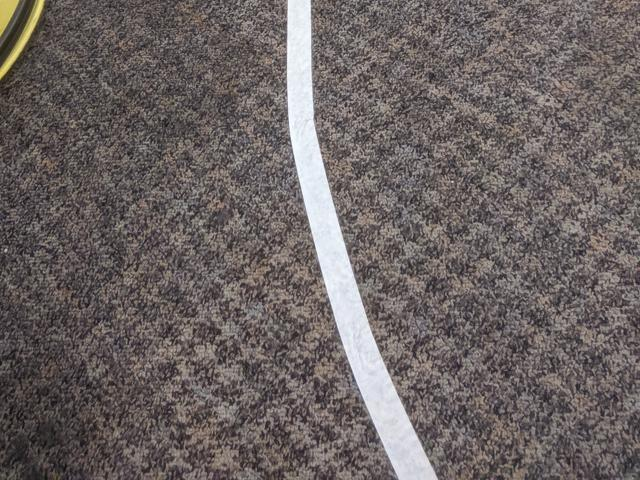
#> input picture opencv_test/images/1.jpg, 640 x 480 px; its folder holds only this picture in this run
$ python extremePoints.py
#> lines starting #> are read from the running program, lines starting #| are printed output that depends on the picture; after the words box and inside, x2 and y2 are one past the last pixel; in counts of white or black regions, pixels touching at a corner belong together
# test finidng the furthest point
import cv2
import numpy as np
import os
import imutils

# Set whether images should be displayed/saved
show = True
write = False

def main():
    # Read image
    for f in range(1,42):
        img = cv2.imread('images/{}.jpg'.format(f))
#> img is the input picture: shape (480, 640, 3); mean B, G, R 98.6, 99.5, 107.4
        showProcessed(img)

def showProcessed(img):
    # Image processing

    # load the image, convert it to grayscale, and blur it slightly
    gray = cv2.cvtColor(img, cv2.COLOR_BGR2GRAY)
    gray = cv2.GaussianBlur(gray, (5, 5), 0)
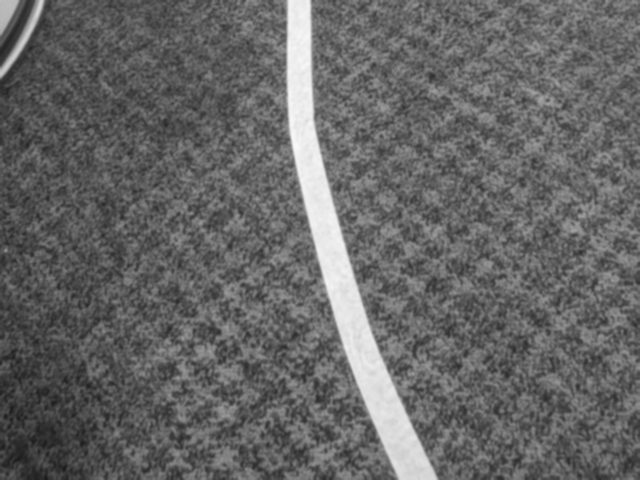
#> gray: shape (480, 640); min 27, max 248, mean 101.8

    # threshold the image, then perform a series of erosions +
    # dilations to remove any small regions of noise
    thresh = cv2.threshold(gray, 190, 255, cv2.THRESH_BINARY)[1]
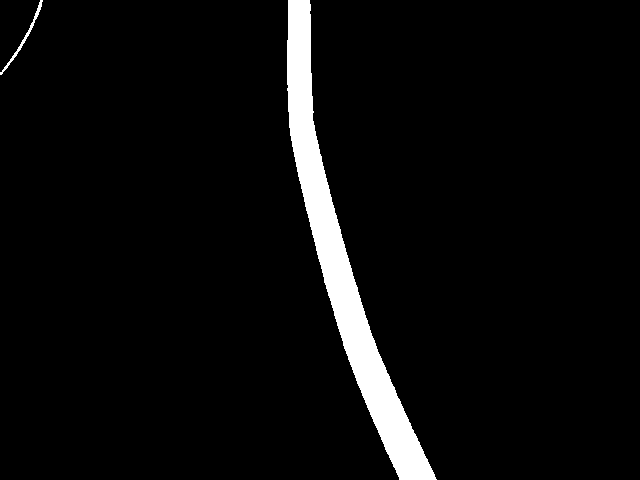
#> thresh: shape (480, 640); 4.7% white; 2 white regions, box (x1, y1, x2, y2) and area: (287, 0, 437, 480) 14212, (0, 0, 43, 75) 241
    thresh = cv2.erode(thresh, None, iterations=2)
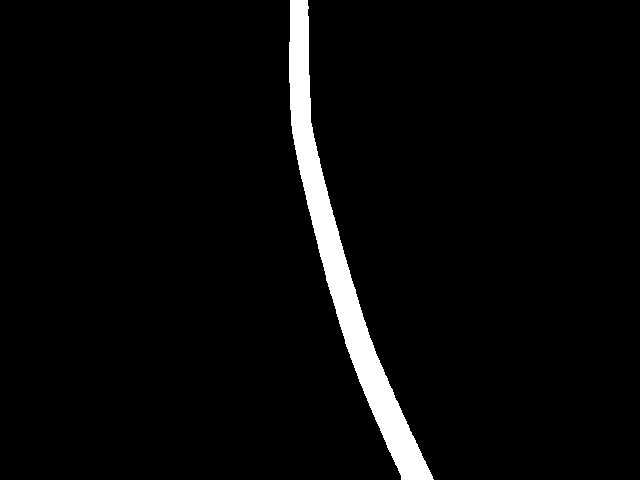
#> thresh: shape (480, 640); 3.8% white; 1 white region, box (x1, y1, x2, y2) and area: (289, 0, 434, 480) 11804
    thresh = cv2.dilate(thresh, None, iterations=2)
#> thresh: shape (480, 640); 4.6% white; 1 white region

    # find contours in thresholded image, then grab the largest
    # one
    cnts = cv2.findContours(thresh.copy(), cv2.RETR_EXTERNAL,cv2.CHAIN_APPROX_SIMPLE)
#> cnts = 1 contour; box (x1, y1, x2, y2) and area: (287, 0, 436, 480) 13698
    cnts = imutils.grab_contours(cnts)
    c = max(cnts, key=cv2.contourArea)
#> c = contour of 466 points, box (x1, y1, x2, y2) (287, 0, 436, 480), area 13698

    # determine the most extreme points along the contour
    extLeft = tuple(c[c[:, :, 0].argmin()][0])
#> extLeft = (287, 40)
    extRight = tuple(c[c[:, :, 0].argmax()][0])
#> extRight = (435, 479)
    extTop = tuple(c[c[:, :, 1].argmin()][0])
#> extTop = (288, 0)
    extBot = tuple(c[c[:, :, 1].argmax()][0])
#> extBot = (399, 479)

    # draw the outline of the object, then draw each of the
    # extreme points, where the left-most is red, right-most
    # is green, top-most is blue, and bottom-most is teal
    cv2.drawContours(img, [c], -1, (0, 255, 255), 2)
    cv2.circle(img, extLeft, 8, (0, 0, 255), -1)
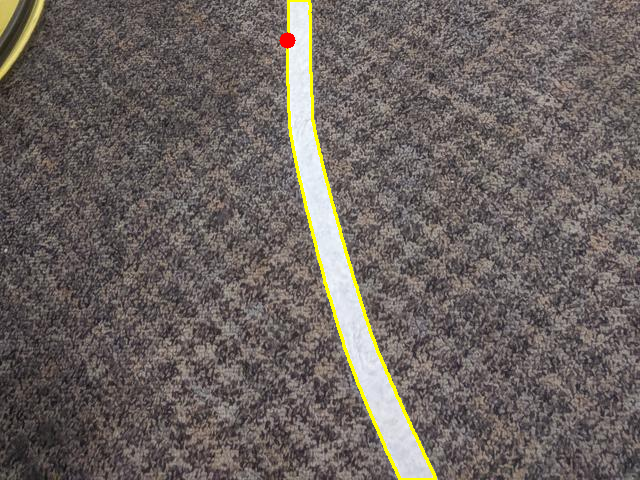
#> img: shape (480, 640, 3); mean B, G, R 96.1, 100, 108
    cv2.circle(img, extRight, 8, (0, 255, 0), -1)
#> img: shape (480, 640, 3); 0.03% of pixels changed, all inside (x1, y1, x2, y2) = (427, 471, 444, 480)
    cv2.circle(img, extTop, 8, (255, 0, 0), -1)
#> img: shape (480, 640, 3); mean B, G, R 96.1, 99.9, 107.9
    cv2.circle(img, extBot, 8, (255, 255, 0), -1)
#> img: shape (480, 640, 3); mean B, G, R 96.2, 100, 107.8

    if show:
        cv2.imshow('Processed Image', img)
        cv2.waitKey(0)

if __name__ == '__main__':
#> (the run stopped early here; a loop or call above may not have finished)
